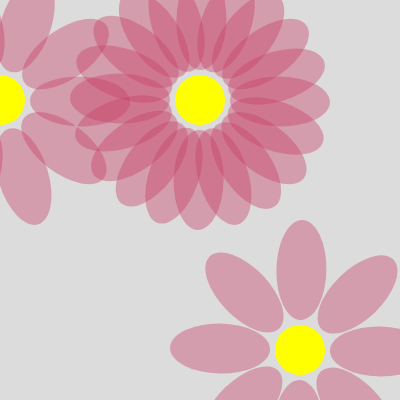
Frame 1 (no input)
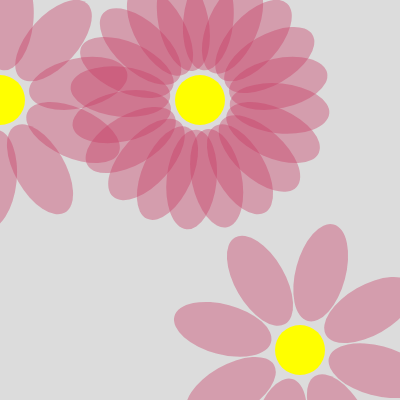
Frame 60 (no input)
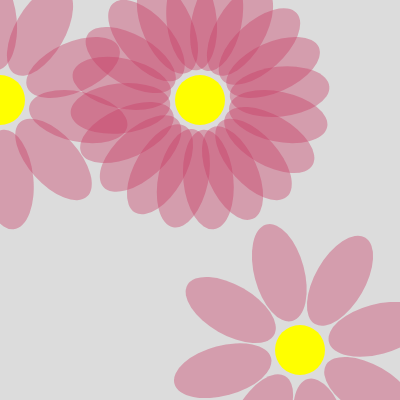
Frame 120 (the mouse pressed at the canvas centre since frame 60)

The p5.js sketch that drew these frames (run headless with seeded random() and noise() and a simulated clock; from frame 60 on, the mouse is pressed at the canvas centre):

// p5.js sketch
// ── sketch.js
let petals=18;
function setup() {
  createCanvas(400, 400);
  angleMode(DEGREES);
}

function draw() {
  background(220);
  drawFlower(10,0,100);
  drawFlower(20,200,100);
  drawFlower(8,300,350);
}



  function drawFlower(petals,x,y) { 
      push();
  //move origin
  translate(x,y);

//centre of flower
noStroke();
fill("yellow");
ellipse(0,0,50,50);
rotate(frameCount);

//petals
for(let i=0; i<petals; i=i+1) {
  noStroke();
  fill(200,60,100,100);
  ellipse(80,0,100,50); 
  rotate(360/petals);
}
   
  pop();

  }
  
